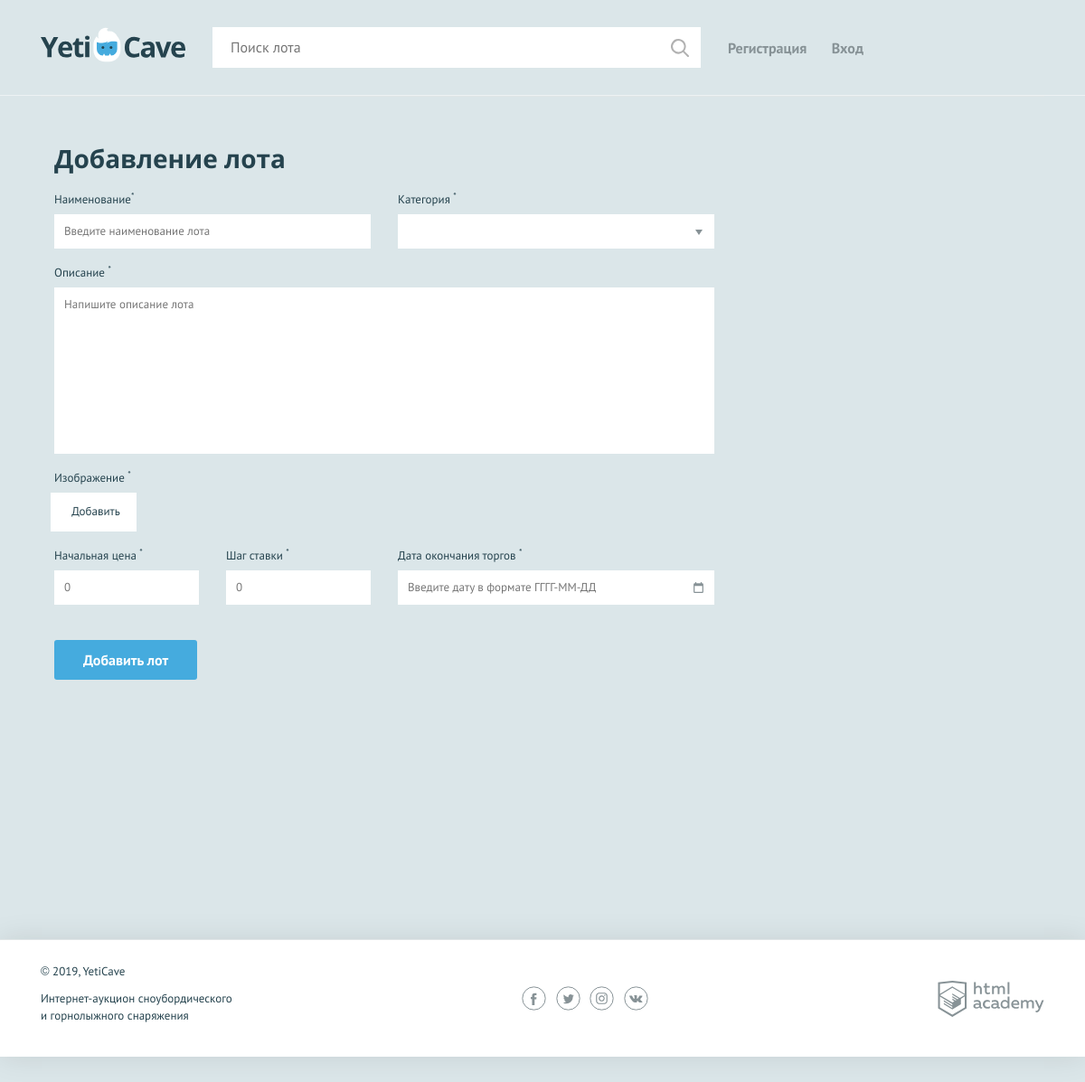
/add.php, run on an earlier commit of the app's database.
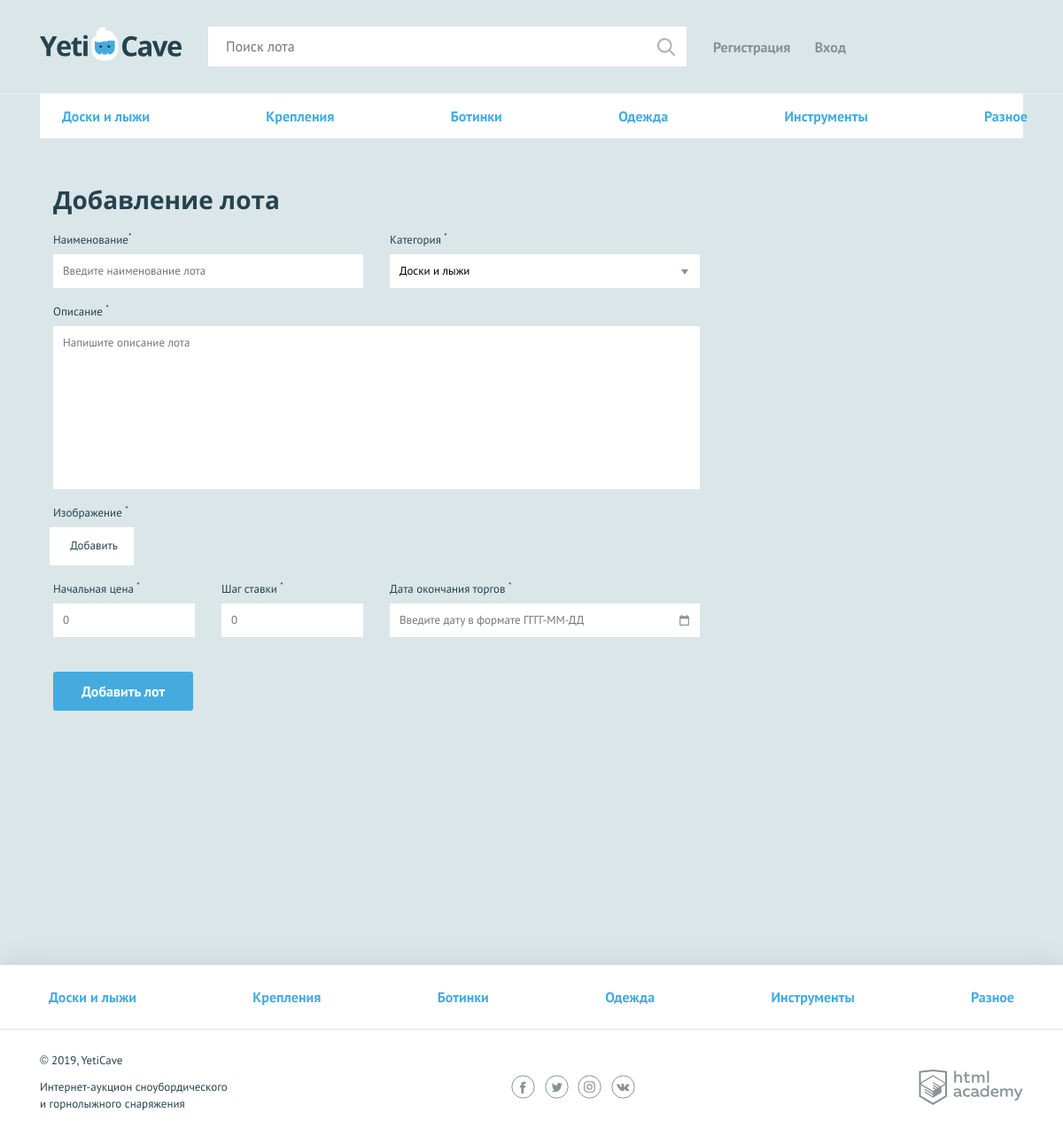
And on a later commit of the database.
### tables this page shows
CREATE TABLE `categories`
(
  `id`          int(11) auto_increment,
  `name`        varchar(255) NOT NULL,
  `symbol_code` char(32)     NOT NULL,
  PRIMARY KEY (ID)
);

### helpers.php (called while the page is built, shortened)
<?php
function include_template($name, array $data = [])
{
    $name = 'templates/' . $name;
    extract($data);
    require $name;
    $result = ob_get_clean();
    return $result;
}

### db.php (called while the page is built, shortened)
<?php
function getCategories(mysqli $con): array
{
    $sql = "SELECT
       id,
       name,
       symbol_code
FROM categories";
    $result = mysqli_query($con, $sql);
    $categories = mysqli_fetch_all($result, MYSQLI_ASSOC);
    if (mysqli_errno($con) && $result) {
        printf("Connect failed: %s\n", mysqli_connect_error());
        die();
    } else {
        return $categories;
    }
}

### functions.php (called while the page is built, shortened)
<?php
function e($string):string
{
    return htmlspecialchars($string);
}

### check_err.php (called while the page is built, shortened)
<?php
function readPOST($key)
{
    if (isset($_POST[$key]) && $_POST[$key]) {
        if (empty($_POST[$key])) {
            return null;
        } else {
            return $_POST[$key];
        }
    } else {
        return null;
    }
}

### templates/add-lot.php (the view, shortened to what the changed rows need)
<main>
    <nav class="nav">
        <ul class="nav__list container">
            <?php foreach ($categories as $category): ?>
                <li class="nav__item">
                    <a href="index.php?category=<?= $category['symbol_code'] ?>"><?= e($category['name']); ?></a>
                </li>
            <?php endforeach; ?>
        </ul>
    </nav>
    <form class="form form--add-lot container <?= $errors ? "form--invalid" : ''; ?>" action="../add.php" method="POST"
          enctype="multipart/form-data">
        <h2>Добавление лота</h2>
        <div class="form__container-two">
            <div class="form__item <?= $errors["category"] ? "form__item--invalid" : ""; ?>">
                <label for="category">Категория <sup>*</sup></label>
                <select id="category" name="category">
                    <?php foreach ($categories as $category): ?>
                        <option
                            value="<?= $category['id'] ?>" <?= $category['id'] == readPOST('category') ? "selected" : "" ?>><?= $category['name'] ?></option>
                    <?php endforeach; ?>
                </select>
            </div>
        </div>
        <div class="form__item form__item--wide <?= isset($errors["message"]) ? "form__item--invalid" : ""; ?>">
        </div>
        <div class="form__item form__item--file <?= isset($errors["file"]) ? "form__item--invalid" : ""; ?>">
        </div>
        <div class="form__container-three">
        </div>
        <button type="submit" class="button" name="submit">Добавить лот</button>
    </form>
</main>

### templates/layout.php (shortened to what the changed rows need)
<!DOCTYPE html>
<html lang="ru">
<head>
    <link href="../css/normalize.min.css" rel="stylesheet">
    <link href="../css/style.css" rel="stylesheet">
    <link href="../css/flatpickr.min.css" rel="stylesheet">
</head>
<body>
<div class="page-wrapper">
    <main class="container">
        <?= $pageContent; ?>
    </main>
</div>
<footer class="main-footer">
    <nav class="nav">
        <ul class="nav__list container">
            <?php foreach ($categories as $category): ?>
                <li class="nav__item">
                    <a href="../index.php?category=<?= $category['symbol_code'] ?>"><?= e($category['name']); ?></a>
                </li>
            <?php endforeach; ?>
        </ul>
    </nav>
    <div class="main-footer__bottom container">
        <div class="main-footer__copyright">
        </div>
        <div class="main-footer__social social">
        </div>
        <div class="main-footer__developed-by">
        </div>
    </div>
</footer>
</body>
</html>

What changed in the data, as far as the page shows it:
added categories: name "Доски и лыжи"
added categories: name "Крепления"
added categories: name "Ботинки"
added categories: name "Одежда"
added categories: name "Инструменты"
added categories: name "Разное"
Also different on the page:
form field category: (not shown) → "Доски и лыжи"
